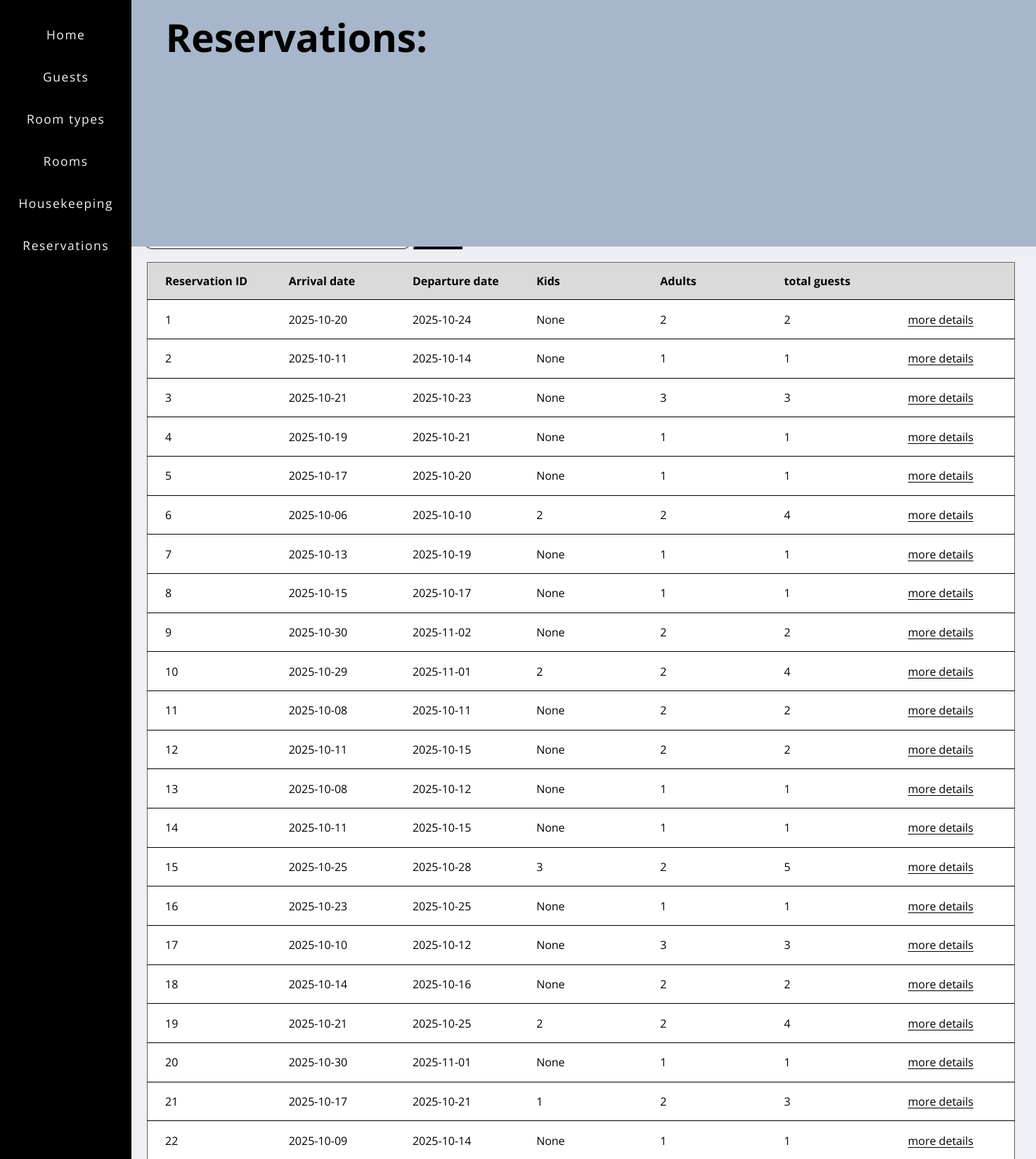
Screenshot of /Reservations (upper part) with the database file from the repository.
### tables this page shows
CREATE TABLE RESERVATIONS (reservation_id INTEGER PRIMARY KEY, arrival_date DATE, departure_date DATE, kid_num INTEGER, adult_num INTEGER);

### app.py (the view)
@app.route("/Reservations")
def Reservation():
    order = request.args.get('order', 'reservation_id')
    db = get_db()
    get_reservation = db.cursor()
    rinfolist = []
    reservationsnums = get_reservation.execute("SELECT * FROM RESERVATIONS ORDER BY " +(str(order))+ "").fetchall()
    for w in reservationsnums:
        GRrelationship = get_reservation.execute("SELECT COUNT(guest_id) FROM GUESTS_RESERVATIONS WHERE reservation_id = '" +(str(w[0]))+ "'").fetchall()
        rinfolist.append(tuple(w) + (GRrelationship[0][0],))
    return render_template("reservations.html", rinfolist=rinfolist)

### app.py (called while the page is built)
def get_db():
    if "db" not in g:
        g.db = sqlite3.connect(DATABASE)
        g.db.row_factory = sqlite3.Row
    return g.db

### Templates/reservations.html (shortened to what this page needs)
{% extends "layout.html" %}
{% block body %}
<link rel="stylesheet" href= "{{url_for('static', filename='reservation.css')}}">
<h1> Reservations:</h1>
<a class = "button" href="{{ url_for('Reservation', order='reservation_id') }}"> Sort by ID </a>
<a class = "button" href="{{ url_for('Reservation', order='arrival_date') }}"> Sort by arrival date </a>
<a class = "button" href="{{ url_for('Reservation', order='departure_date') }}"> Sort by departure date </a></br>
      <h2 class="normal"> Search </h2> <h3>- enter reservation ID</h3>
      <form action = "/foundres" method = "post">
      </form>
    {% if no_results3 %}
        <h3>No results found</h3>
        <p>make sure to check your spelling and what you're searching for exists</p>
    {% else %}
      <table class = " res_table">
          <thead>
              <tr class = " res_table">
                  <th>Reservation ID</th>
                  <th>Arrival date</th>
                  <th>Departure date</th>
                  <th>Kids</th>
                  <th>Adults</th>
                  <th>total guests</th>
                  <th></th>
              </tr>
          </thead>
      <tbody>
      {% for rinfo in rinfolist %}
      <tr >
          <td>{{ rinfo[0] }}</td>
          <td>{{ rinfo[1] }}</td>
          <td>{{ rinfo[2] }}</td>
          <td>{{ rinfo[3] }}</td>
          <td>{{ rinfo[4] }}</td>
          <td>{{ rinfo[5] }}</td>
          <td><a href="{{ url_for('Reservation_detail', res_id=rinfo[0],
                                                                      Arivald=rinfo[1],
                                                                      Departd=rinfo[2],
                                                                      kid_num=rinfo[3],
                                                                      adult_num=rinfo[4],
                                                                      totalg=rinfo[5] )}}">more details</a>
      </tr>
      {% endfor %}
    </tbody>
    </table>
  {% endif %}
{% endblock %}

### static/layout.css (style rules this page uses)
a { color: black; text-underline-offset: 3px; }
body { margin-top: 10%; margin-left: 14%; background-color: rgb(238, 239, 245); font-family: 'Open Sans'; }
h1 { font-family: 'Open Sans'; font-weight: bolder; padding : 1% 6%; font-size: 55px; width: 100%; height:10%; background-color: rgb(167, 182, 202); top: 0; left: 10%; margin: 0; position: absolute; }
.button { display: inline-block; padding: 10px 15px; background-color: rgb(39, 39, 104); color: white; border-radius: 10px; margin: 2px 5px 25px 3px; text-decoration: none; }
h3 { margin-bottom: 0px }
.normal { margin: 0; padding: 0; text-decoration:none; }

### static/reservation.css (style rules this page uses)
table { border-collapse: collapse; margin:3px; width: 98%; border: solid; border-width: 1px; border-color: rgb(99, 99, 99); table-layout: fixed; text-align: left; }
td { border : solid; border-left: none; border-right: none; border-width : 1.5px; border-color : rgb(0, 0, 0); width: 97%; padding: 1% 2%; }
th { background-color: rgb(218, 218, 218); padding: 0.9% 2%; }
tr { line-height: 30px; background-color: white; }
h2 { margin: 0; padding: 0; text-decoration: underline; }

### rows the page displays
RESERVATIONS: reservation_id "1", arrival_date "2025-10-20", departure_date "2025-10-24", rinfo "None", adult_num "2"
RESERVATIONS: reservation_id "2", arrival_date "2025-10-11", departure_date "2025-10-14", rinfo "None", adult_num "1"
RESERVATIONS: reservation_id "3", arrival_date "2025-10-21", departure_date "2025-10-23", rinfo "None", adult_num "3", rinfo "3"
RESERVATIONS: reservation_id "4", arrival_date "2025-10-19", departure_date "2025-10-21", rinfo "None", adult_num "1"
RESERVATIONS: reservation_id "5", arrival_date "2025-10-17", departure_date "2025-10-20", rinfo "None", adult_num "1"
RESERVATIONS: reservation_id "6", arrival_date "2025-10-06", departure_date "2025-10-10", kid_num "2", adult_num "2", rinfo "4"
RESERVATIONS: reservation_id "7", arrival_date "2025-10-13", departure_date "2025-10-19", rinfo "None", adult_num "1"
RESERVATIONS: reservation_id "8", arrival_date "2025-10-15", departure_date "2025-10-17", rinfo "None", adult_num "1"
RESERVATIONS: reservation_id "9", arrival_date "2025-10-30", departure_date "2025-11-02", rinfo "None", adult_num "2"
RESERVATIONS: reservation_id "10", arrival_date "2025-10-29", departure_date "2025-11-01", kid_num "2", adult_num "2", rinfo "4"
RESERVATIONS: reservation_id "11", arrival_date "2025-10-08", departure_date "2025-10-11", rinfo "None", adult_num "2"
RESERVATIONS: reservation_id "12", arrival_date "2025-10-11", departure_date "2025-10-15", rinfo "None", adult_num "2"
RESERVATIONS: reservation_id "13", arrival_date "2025-10-08", departure_date "2025-10-12", rinfo "None", adult_num "1"
RESERVATIONS: reservation_id "14", arrival_date "2025-10-11", departure_date "2025-10-15", rinfo "None", adult_num "1"
RESERVATIONS: reservation_id "15", arrival_date "2025-10-25", departure_date "2025-10-28", kid_num "3", adult_num "2", rinfo "5"
RESERVATIONS: reservation_id "16", arrival_date "2025-10-23", departure_date "2025-10-25", rinfo "None", adult_num "1"
RESERVATIONS: reservation_id "17", arrival_date "2025-10-10", departure_date "2025-10-12", rinfo "None", adult_num "3"
RESERVATIONS: reservation_id "18", arrival_date "2025-10-14", departure_date "2025-10-16", rinfo "None", adult_num "2"
RESERVATIONS: reservation_id "19", arrival_date "2025-10-21", departure_date "2025-10-25", kid_num "2", adult_num "2", rinfo "4"
RESERVATIONS: reservation_id "20", arrival_date "2025-10-30", departure_date "2025-11-01", rinfo "None", adult_num "1"
RESERVATIONS: reservation_id "21", arrival_date "2025-10-17", departure_date "2025-10-21", kid_num "1", adult_num "2", rinfo "3"
RESERVATIONS: reservation_id "22", arrival_date "2025-10-09", departure_date "2025-10-14", rinfo "None", adult_num "1"
